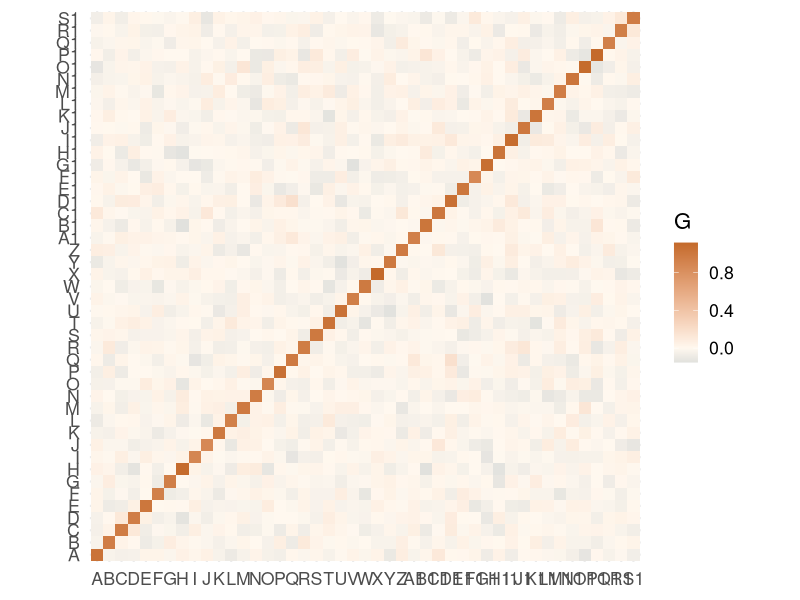
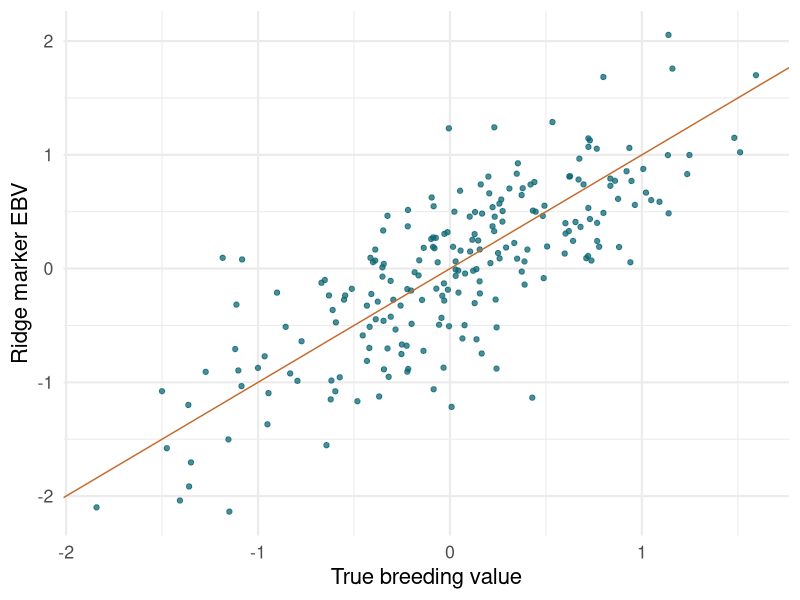
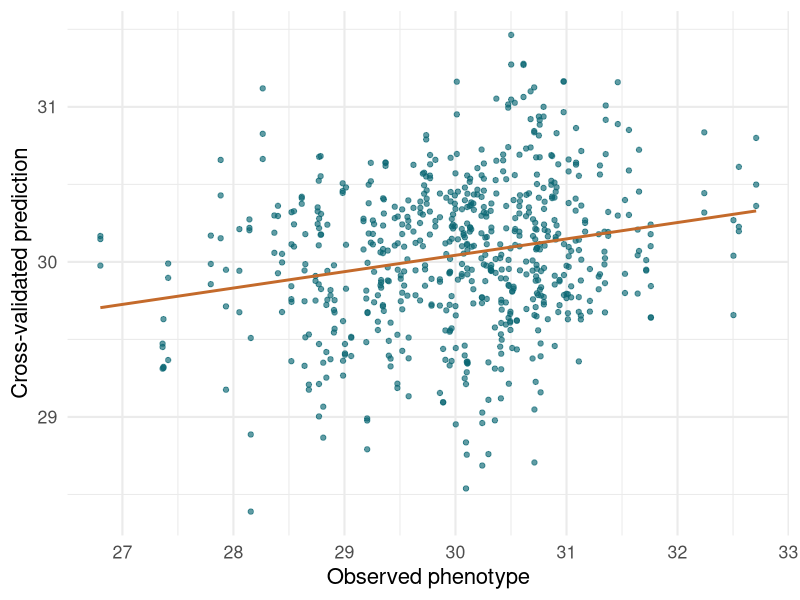

R code for these plots, in order:
## ---- chunk 1
library(ggplot2)
library(knitr)
theme_set(theme_minimal(base_size = 16))

simulate_wheat_like <- function(n = 220, m = 450, n_qtl = 35, h2 = 0.45, seed = 2026) {
  set.seed(seed)
  p <- runif(m, min = 0.05, max = 0.50)
  M <- sapply(p, function(marker_p) rbinom(n, size = 2, prob = marker_p))
  colnames(M) <- paste0("marker_", seq_len(m))

  qtl <- sample(seq_len(m), size = n_qtl)
  a <- rep(0, m)
  a[qtl] <- rnorm(n_qtl, mean = 0, sd = 0.22)

  Mc <- sweep(M, 2, 2 * p, "-")
  g <- as.numeric(Mc %*% a)
  e_sd <- sqrt(var(g) * (1 - h2) / h2)
  y <- 30 + g + rnorm(n, sd = e_sd)

  list(y = y, M = M, p = p, g = g, source = "simulated wheat-style data")
}

dat <- simulate_wheat_like()
y <- dat$y
M <- dat$M
p <- colMeans(M) / 2
Mc <- sweep(M, MARGIN = 2, STATS = 2 * p, FUN = "-")
## ---- chunk 2
data.frame(
  source = dat$source,
  animals = nrow(M),
  markers = ncol(M),
  phenotype_mean = mean(y),
  phenotype_sd = sd(y)
)
## ---- chunk 3
MMdash <- Mc %*% t(Mc)
G <- MMdash / mean(diag(MMdash))

g_subset <- as.data.frame(as.table(G[1:45, 1:45]))
names(g_subset) <- c("animal_1", "animal_2", "relationship")

ggplot(g_subset, aes(animal_1, animal_2, fill = relationship)) +
  geom_tile() +
  scale_fill_gradient2(low = "#245c73", mid = "#fff8ef", high = "#c46a2b") +
  coord_equal() +
  labs(x = NULL, y = NULL, fill = "G")
## ---- chunk 4
fit_marker_ridge <- function(y, Mc, lambda = 50) {
  y_mean <- mean(y)
  a_hat <- as.numeric(
    solve(crossprod(Mc) + diag(lambda, ncol(Mc)), crossprod(Mc, y - y_mean))
  )

  list(
    mean = y_mean,
    marker_effect = a_hat,
    gebv = as.numeric(Mc %*% a_hat)
  )
}

lambda <- 50
mod_rr <- fit_marker_ridge(y, Mc, lambda = lambda)
a_rr <- mod_rr$marker_effect
g_rr <- mod_rr$gebv
## ---- chunk 5
data.frame(
  lambda = lambda,
  sd_marker_effects = sd(a_rr),
  sd_gebv = sd(g_rr),
  cor_true = cor(g_rr, dat$g)
)
## ---- chunk 6
ggplot(data.frame(true = dat$g, ridge = g_rr), aes(true, ridge)) +
  geom_point(alpha = 0.75, color = "#0c6773") +
  geom_abline(slope = 1, intercept = 0, color = "#c46a2b") +
  labs(x = "True breeding value", y = "Ridge marker EBV")
## ---- chunk 7
lambda_g <- lambda / mean(diag(MMdash))
y_centered <- y - mean(y)

g_gblup <- as.numeric(
  G %*% solve(G + diag(lambda_g, nrow(G)), y_centered)
)

equivalence <- data.frame(
  marker_model = g_rr,
  gblup = g_gblup
)

data.frame(
  correlation = cor(equivalence$marker_model, equivalence$gblup),
  maximum_absolute_difference = max(abs(equivalence$marker_model - equivalence$gblup))
)
## ---- chunk 8
cCV <- function(y, folds = 5, reps = 1, seed = NULL) {
  if (!is.vector(y)) stop("y must be a vector")
  if (folds < 2) stop("'folds' must be larger than one")

  if (is.null(seed)) {
    seed <- as.integer((as.double(Sys.time()) * 1000 + Sys.getpid()) %% 2^31)
  }

  set.seed(seed)
  observed <- which(!is.na(y))
  cv_pheno <- vector("list", folds * reps)
  count <- 0

  for (rep in seq_len(reps)) {
    fold_id <- sample(rep(seq_len(folds), length.out = length(observed)))
    for (fold in seq_len(folds)) {
      count <- count + 1
      y_temp <- y
      y_temp[observed[fold_id == fold]] <- NA
      cv_pheno[[count]] <- y_temp
    }
  }

  cv_pheno
}
## ---- chunk 9
predict_masked_ridge <- function(y_masked, Mc, lambda = 50) {
  training <- !is.na(y_masked)
  validation <- is.na(y_masked)

  fit <- fit_marker_ridge(y_masked[training], Mc[training, , drop = FALSE], lambda = lambda)
  prediction <- rep(NA_real_, length(y_masked))
  prediction[validation] <- fit$mean + as.numeric(Mc[validation, , drop = FALSE] %*% fit$marker_effect)
  prediction
}

cvs <- cCV(y, folds = 5, reps = 3, seed = 2026)

preds <- lapply(cvs, function(y_masked) {
  prediction <- predict_masked_ridge(y_masked, Mc, lambda = lambda)
  validation <- is.na(y_masked)
  data.frame(pred = prediction[validation], y = y[validation])
})

cv_out <- do.call(rbind, preds)

data.frame(
  prediction_accuracy = cor(cv_out$pred, cv_out$y),
  bias_slope = coef(lm(pred ~ y, data = cv_out))[2]
)
## ---- chunk 10
ggplot(cv_out, aes(y, pred)) +
  geom_point(alpha = 0.65, color = "#0c6773") +
  geom_smooth(method = "lm", se = FALSE, color = "#c46a2b") +
  labs(x = "Observed phenotype", y = "Cross-validated prediction")
